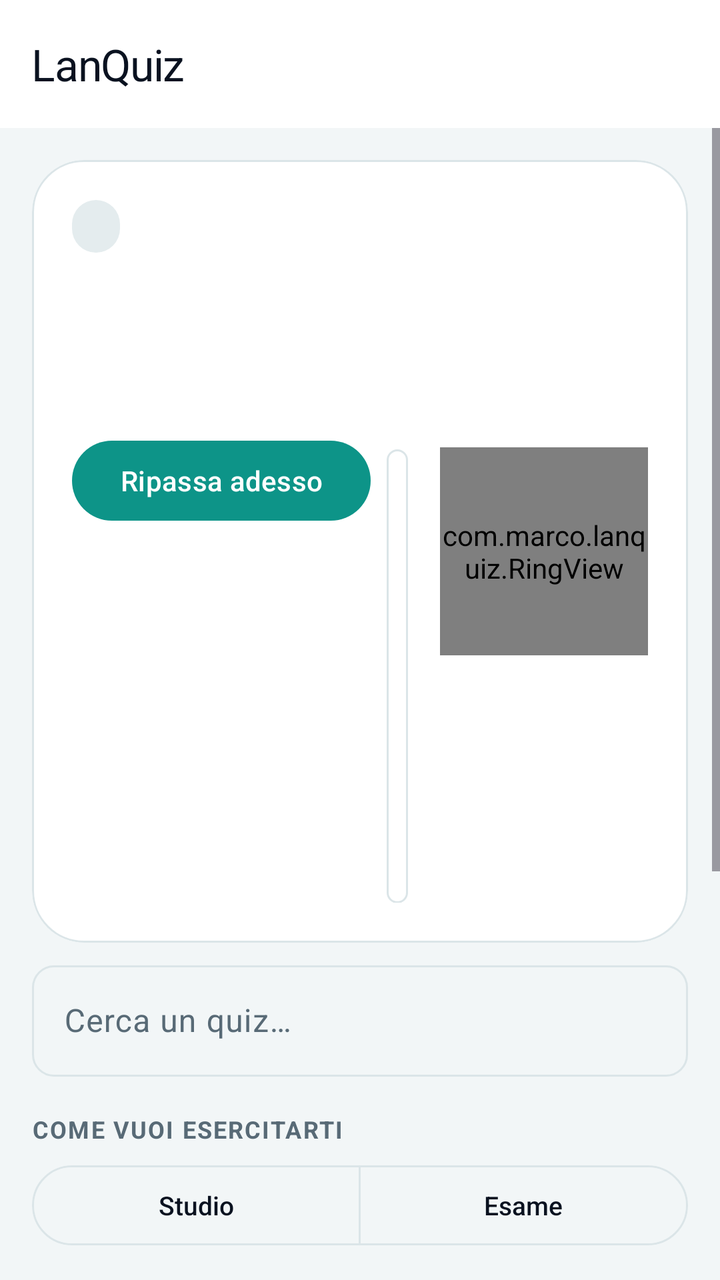
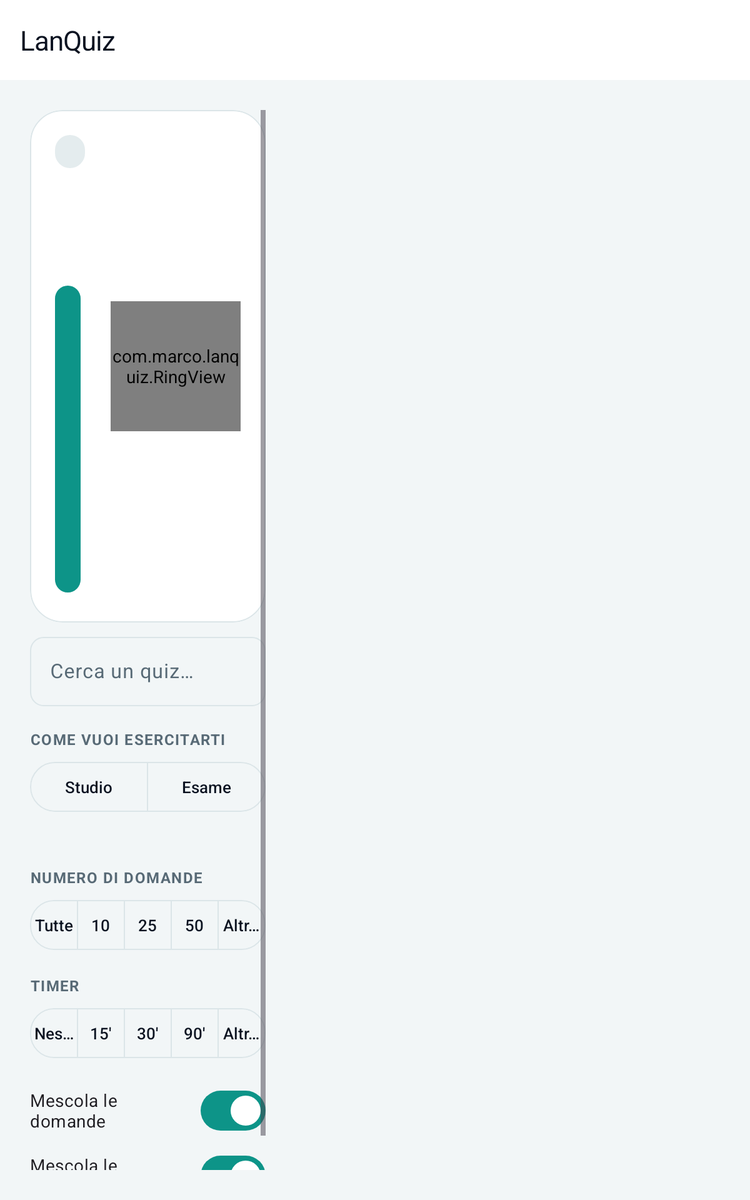

Compare how this app lays out the same screen by default and in its alternative resource folder. The renders come first, then the two layout files and the values they reference.
<!-- AndroidManifest.xml: application theme Theme.LanQuiz -->
<!-- res/layout/activity_main.xml -->
<?xml version="1.0" encoding="utf-8"?>
<LinearLayout xmlns:android="http://schemas.android.com/apk/res/android"
    xmlns:app="http://schemas.android.com/apk/res-auto"
    android:layout_width="match_parent"
    android:layout_height="match_parent"
    android:orientation="vertical">

    <com.google.android.material.appbar.MaterialToolbar
        android:id="@+id/toolbar"
        android:layout_width="match_parent"
        android:layout_height="wrap_content"
        android:background="?attr/colorSurface"
        app:title="@string/app_name"
        app:titleTextAppearance="@style/Text.Wordmark"
        app:titleTextColor="@color/on_surface" />

    <ScrollView
        android:layout_width="match_parent"
        android:layout_height="match_parent"
        android:fillViewport="true">

        <LinearLayout
            android:id="@+id/content_root"
            android:layout_width="match_parent"
            android:layout_height="wrap_content"
            android:layout_gravity="center_horizontal"
            android:orientation="vertical"
            android:padding="@dimen/page_padding">

            <include layout="@layout/part_oggi" />

            <include layout="@layout/part_search" />

            <include layout="@layout/part_session_settings" />

            <LinearLayout
                android:id="@+id/banks"
                android:layout_width="match_parent"
                android:layout_height="wrap_content"
                android:layout_marginTop="4dp"
                android:orientation="vertical" />
        </LinearLayout>
    </ScrollView>
</LinearLayout>
<!-- res/layout/part_oggi.xml (included above) -->
<?xml version="1.0" encoding="utf-8"?>
<com.google.android.material.card.MaterialCardView
    xmlns:android="http://schemas.android.com/apk/res/android"
    xmlns:app="http://schemas.android.com/apk/res-auto"
    android:id="@+id/oggi_card"
    android:layout_width="match_parent"
    android:layout_height="wrap_content"
    android:layout_marginBottom="6dp"
    app:cardCornerRadius="26dp"
    app:cardElevation="0dp"
    app:contentPadding="20dp"
    app:strokeColor="@color/line"
    app:strokeWidth="1dp">

    <LinearLayout
        android:layout_width="match_parent"
        android:layout_height="wrap_content"
        android:baselineAligned="false"
        android:gravity="center_vertical"
        android:orientation="horizontal">

        <LinearLayout
            android:layout_width="0dp"
            android:layout_height="wrap_content"
            android:layout_weight="1"
            android:orientation="vertical">

            <TextView
                android:id="@+id/oggi_tag"
                android:layout_width="wrap_content"
                android:layout_height="wrap_content"
                android:background="@drawable/bg_pill"
                android:letterSpacing="0.05"
                android:paddingStart="12dp"
                android:paddingTop="5dp"
                android:paddingEnd="12dp"
                android:paddingBottom="5dp"
                android:textSize="12sp"
                android:textStyle="bold" />

            <TextView
                android:id="@+id/oggi_titolo"
                style="@style/Text.Display"
                android:layout_width="match_parent"
                android:layout_height="wrap_content"
                android:layout_marginTop="10dp"
                android:lineSpacingMultiplier="1.02"
                android:textSize="32sp" />

            <TextView
                android:id="@+id/oggi_sotto"
                android:layout_width="match_parent"
                android:layout_height="wrap_content"
                android:layout_marginTop="4dp"
                android:textColor="@color/muted"
                android:textSize="14sp" />

            <LinearLayout
                android:layout_width="match_parent"
                android:layout_height="wrap_content"
                android:layout_marginTop="14dp"
                android:orientation="horizontal">

                <com.google.android.material.button.MaterialButton
                    android:id="@+id/oggi_vai"
                    android:layout_width="wrap_content"
                    android:layout_height="wrap_content"
                    android:layout_marginEnd="8dp"
                    android:text="@string/ripassa_adesso" />

                <com.google.android.material.button.MaterialButton
                    android:id="@+id/oggi_esame"
                    style="@style/Widget.Material3.Button.OutlinedButton"
                    android:layout_width="wrap_content"
                    android:layout_height="wrap_content"
                    android:text="@string/prova_esame" />
            </LinearLayout>
        </LinearLayout>

        <com.marco.lanquiz.RingView
            android:id="@+id/oggi_ring"
            android:layout_width="104dp"
            android:layout_height="104dp"
            android:layout_marginStart="16dp" />
    </LinearLayout>
</com.google.android.material.card.MaterialCardView>
<!-- res/layout/part_search.xml (included above) -->
<?xml version="1.0" encoding="utf-8"?>
<LinearLayout xmlns:android="http://schemas.android.com/apk/res/android"
    xmlns:app="http://schemas.android.com/apk/res-auto"
    android:layout_width="match_parent"
    android:layout_height="wrap_content"
    android:orientation="vertical">

    <com.google.android.material.card.MaterialCardView
        android:id="@+id/resume_card"
        android:layout_width="match_parent"
        android:layout_height="wrap_content"
        android:layout_marginBottom="12dp"
        android:visibility="gone"
        app:cardBackgroundColor="@color/accent_soft"
        app:cardCornerRadius="16dp"
        app:contentPadding="16dp">

        <LinearLayout
            android:layout_width="match_parent"
            android:layout_height="wrap_content"
            android:orientation="vertical">

            <TextView
                android:layout_width="wrap_content"
                android:layout_height="wrap_content"
                android:text="@string/riprendi_titolo"
                android:textColor="@color/accent"
                android:textSize="16sp"
                android:textStyle="bold" />

            <TextView
                android:id="@+id/resume_text"
                android:layout_width="match_parent"
                android:layout_height="wrap_content"
                android:layout_marginTop="2dp"
                android:textSize="14sp" />

            <LinearLayout
                android:layout_width="match_parent"
                android:layout_height="wrap_content"
                android:layout_marginTop="8dp"
                android:orientation="horizontal">

                <com.google.android.material.button.MaterialButton
                    android:id="@+id/btn_resume"
                    android:layout_width="0dp"
                    android:layout_height="wrap_content"
                    android:layout_weight="1"
                    android:text="@string/riprendi" />

                <com.google.android.material.button.MaterialButton
                    android:id="@+id/btn_discard"
                    style="@style/Widget.Material3.Button.TextButton"
                    android:layout_width="wrap_content"
                    android:layout_height="wrap_content"
                    android:layout_marginStart="8dp"
                    android:text="@string/scarta" />
            </LinearLayout>
        </LinearLayout>
    </com.google.android.material.card.MaterialCardView>

    <com.google.android.material.textfield.TextInputLayout
        style="@style/Widget.Material3.TextInputLayout.OutlinedBox"
        android:layout_width="match_parent"
        android:layout_height="wrap_content"
        android:hint="@string/cerca_quiz"
        app:endIconMode="clear_text">

        <com.google.android.material.textfield.TextInputEditText
            android:id="@+id/input_search"
            android:layout_width="match_parent"
            android:layout_height="wrap_content"
            android:imeOptions="actionSearch"
            android:inputType="text"
            android:maxLines="1" />
    </com.google.android.material.textfield.TextInputLayout>
</LinearLayout>
<!-- res/layout/part_session_settings.xml (included above) -->
<?xml version="1.0" encoding="utf-8"?>
<LinearLayout xmlns:android="http://schemas.android.com/apk/res/android"
    xmlns:app="http://schemas.android.com/apk/res-auto"
    android:layout_width="match_parent"
    android:layout_height="wrap_content"
    android:orientation="vertical">

    <TextView
        style="@style/Etichetta.Sezione"
        android:layout_width="wrap_content"
        android:layout_height="wrap_content"
        android:layout_marginTop="18dp"
        android:text="@string/come_esercitarsi" />

    <com.google.android.material.button.MaterialButtonToggleGroup
        android:id="@+id/group_mode"
        android:layout_width="match_parent"
        android:layout_height="wrap_content"
        app:selectionRequired="true"
        app:singleSelection="true">

        <com.google.android.material.button.MaterialButton
            android:id="@+id/chip_studio"
            style="@style/Segmento"
            android:text="@string/modalita_studio" />

        <com.google.android.material.button.MaterialButton
            android:id="@+id/chip_esame"
            style="@style/Segmento"
            android:text="@string/modalita_esame" />
    </com.google.android.material.button.MaterialButtonToggleGroup>

    <TextView
        android:id="@+id/mode_hint"
        android:layout_width="match_parent"
        android:layout_height="wrap_content"
        android:layout_marginTop="6dp"
        android:textColor="@color/muted"
        android:textSize="13sp" />

    <TextView
        style="@style/Etichetta.Sezione"
        android:layout_width="wrap_content"
        android:layout_height="wrap_content"
        android:layout_marginTop="16dp"
        android:text="@string/numero_domande" />

    <com.google.android.material.button.MaterialButtonToggleGroup
        android:id="@+id/group_count"
        android:layout_width="match_parent"
        android:layout_height="wrap_content"
        app:selectionRequired="true"
        app:singleSelection="true">

        <com.google.android.material.button.MaterialButton
            android:id="@+id/chip_all"
            style="@style/Segmento"
            android:text="@string/tutte" />

        <com.google.android.material.button.MaterialButton
            android:id="@+id/chip_10"
            style="@style/Segmento"
            android:text="@string/dieci" />

        <com.google.android.material.button.MaterialButton
            android:id="@+id/chip_25"
            style="@style/Segmento"
            android:text="@string/venticinque" />

        <com.google.android.material.button.MaterialButton
            android:id="@+id/chip_50"
            style="@style/Segmento"
            android:text="@string/cinquanta" />

        <com.google.android.material.button.MaterialButton
            android:id="@+id/chip_count_custom"
            style="@style/Segmento"
            android:text="@string/personalizza" />
    </com.google.android.material.button.MaterialButtonToggleGroup>

    <TextView
        style="@style/Etichetta.Sezione"
        android:layout_width="wrap_content"
        android:layout_height="wrap_content"
        android:layout_marginTop="16dp"
        android:text="@string/timer_label" />

    <com.google.android.material.button.MaterialButtonToggleGroup
        android:id="@+id/group_timer"
        android:layout_width="match_parent"
        android:layout_height="wrap_content"
        app:selectionRequired="true"
        app:singleSelection="true">

        <com.google.android.material.button.MaterialButton
            android:id="@+id/chip_t0"
            style="@style/Segmento"
            android:text="@string/senza_timer" />

        <com.google.android.material.button.MaterialButton
            android:id="@+id/chip_t15"
            style="@style/Segmento"
            android:text="@string/quindici_min" />

        <com.google.android.material.button.MaterialButton
            android:id="@+id/chip_t30"
            style="@style/Segmento"
            android:text="@string/trenta_min" />

        <com.google.android.material.button.MaterialButton
            android:id="@+id/chip_t90"
            style="@style/Segmento"
            android:text="@string/novanta_min" />

        <com.google.android.material.button.MaterialButton
            android:id="@+id/chip_timer_custom"
            style="@style/Segmento"
            android:text="@string/personalizza" />
    </com.google.android.material.button.MaterialButtonToggleGroup>

    <com.google.android.material.materialswitch.MaterialSwitch
        android:id="@+id/switch_shuffle_q"
        android:layout_width="match_parent"
        android:layout_height="wrap_content"
        android:layout_marginTop="14dp"
        android:checked="true"
        android:text="@string/mescola_domande" />

    <com.google.android.material.materialswitch.MaterialSwitch
        android:id="@+id/switch_shuffle_a"
        android:layout_width="match_parent"
        android:layout_height="wrap_content"
        android:layout_marginTop="4dp"
        android:checked="true"
        android:text="@string/mescola_risposte" />
</LinearLayout>
<!-- resources referenced by this layout -->
<resources>
  <color name="accent">#0D9488</color>
  <color name="accent_soft">#D5F4EF</color>
  <color name="line">#DBE5E8</color>
  <color name="muted">#586A76</color>
  <color name="on_surface">#0A1220</color>
  <dimen name="page_padding">16dp</dimen>
  <!-- drawable bg_pill (drawable) -->
  <?xml version="1.0" encoding="utf-8"?>
  <shape xmlns:android="http://schemas.android.com/apk/res/android"
      android:shape="rectangle">
      <corners android:radius="999dp" />
      <solid android:color="@color/surface2" />
  </shape>
  <string name="app_name">LanQuiz</string>
  <string name="cerca_quiz">Cerca un quiz…</string>
  <string name="cinquanta">50</string>
  <string name="come_esercitarsi">Come vuoi esercitarti</string>
  <string name="dieci">10</string>
  <string name="mescola_domande">Mescola le domande</string>
  <string name="mescola_risposte">Mescola le risposte</string>
  <string name="modalita_esame">Esame</string>
  <string name="modalita_studio">Studio</string>
  <string name="novanta_min">90′</string>
  <string name="numero_domande">Numero di domande</string>
  <string name="personalizza">Altro…</string>
  <string name="prova_esame">Prova d\'esame</string>
  <string name="quindici_min">15′</string>
  <string name="ripassa_adesso">Ripassa adesso</string>
  <string name="riprendi">Riprendi</string>
  <string name="riprendi_titolo">Quiz interrotto</string>
  <string name="scarta">Scarta</string>
  <string name="senza_timer">Nessuno</string>
  <string name="timer_label">Timer</string>
  <string name="trenta_min">30′</string>
  <string name="tutte">Tutte</string>
  <string name="venticinque">25</string>
  <style name="Etichetta.Sezione" parent="">
          <item name="android:layout_marginBottom">6dp</item>
          <item name="android:letterSpacing">0.06</item>
          <item name="android:textAllCaps">true</item>
          <item name="android:textColor">@color/muted</item>
          <item name="android:textSize">12sp</item>
          <item name="android:textStyle">bold</item>
      </style>
  <style name="Text.Display" parent="TextAppearance.Material3.HeadlineSmall">
          <item name="android:fontFamily">@font/bricolage_extrabold</item>
          <item name="android:letterSpacing">-0.03</item>
          <item name="android:textColor">@color/on_surface</item>
      </style>
  <style name="Text.Wordmark" parent="TextAppearance.Material3.TitleLarge">
          <item name="android:fontFamily">@font/bricolage_extrabold</item>
          <item name="android:letterSpacing">-0.02</item>
      </style>
  <color name="surface2">#E4ECEE</color>
  <color name="on_accent">#FFFFFF</color>
  <color name="bg">#F2F6F7</color>
  <color name="surface">#FFFFFF</color>
  <color name="ko">#BE123C</color>
  <style name="Shape.LanQuiz.XS" parent="ShapeAppearance.Material3.Corner.ExtraSmall">
          <item name="cornerSize">11dp</item>
      </style>
  <style name="Shape.LanQuiz.S" parent="ShapeAppearance.Material3.Corner.Small">
          <item name="cornerSize">14dp</item>
      </style>
  <style name="Shape.LanQuiz.M" parent="ShapeAppearance.Material3.Corner.Medium">
          <item name="cornerSize">18dp</item>
      </style>
  <style name="Shape.LanQuiz.L" parent="ShapeAppearance.Material3.Corner.Large">
          <item name="cornerSize">22dp</item>
      </style>
  <style name="Shape.LanQuiz.XL" parent="ShapeAppearance.Material3.Corner.ExtraLarge">
          <item name="cornerSize">26dp</item>
      </style>
  <!-- some entries are left out for length -->
</resources>
<!-- res/layout-sw600dp/activity_main.xml (the repository's variant of the layout above) -->
<!-- drawn on a 7-inch tablet held upright -->
<?xml version="1.0" encoding="utf-8"?>
<LinearLayout xmlns:android="http://schemas.android.com/apk/res/android"
    xmlns:app="http://schemas.android.com/apk/res-auto"
    android:layout_width="match_parent"
    android:layout_height="match_parent"
    android:orientation="vertical">

    <com.google.android.material.appbar.MaterialToolbar
        android:id="@+id/toolbar"
        android:layout_width="match_parent"
        android:layout_height="wrap_content"
        android:background="?attr/colorSurface"
        app:title="@string/app_name"
        app:titleTextAppearance="@style/Text.Wordmark"
        app:titleTextColor="@color/on_surface" />

    <LinearLayout
        android:id="@+id/content_root"
        android:layout_width="match_parent"
        android:layout_height="match_parent"
        android:baselineAligned="false"
        android:orientation="horizontal"
        android:padding="@dimen/page_padding">

        <ScrollView
            android:layout_width="0dp"
            android:layout_height="match_parent"
            android:layout_weight="4"
            android:clipToPadding="false"
            android:paddingStart="0dp"
            android:paddingEnd="12dp">

            <LinearLayout
                android:layout_width="match_parent"
                android:layout_height="wrap_content"
                android:orientation="vertical">

                <include layout="@layout/part_oggi" />

                <include layout="@layout/part_search" />

                <include layout="@layout/part_session_settings" />
            </LinearLayout>
        </ScrollView>

        <ScrollView
            android:layout_width="0dp"
            android:layout_height="match_parent"
            android:layout_weight="7"
            android:clipToPadding="false"
            android:fillViewport="true">

            <LinearLayout
                android:id="@+id/banks"
                android:layout_width="match_parent"
                android:layout_height="wrap_content"
                android:orientation="vertical" />
        </ScrollView>
    </LinearLayout>
</LinearLayout>
<!-- resources referenced by the variant -->
<!-- as a 7-inch tablet held upright resolves them -->
<resources>
  <color name="accent">#0D9488</color>
  <color name="accent_soft">#D5F4EF</color>
  <color name="line">#DBE5E8</color>
  <color name="muted">#586A76</color>
  <color name="on_surface">#0A1220</color>
  <!-- from res/values-sw600dp/ -->
  <dimen name="page_padding">24dp</dimen>
  <!-- drawable bg_pill (drawable) -->
  <?xml version="1.0" encoding="utf-8"?>
  <shape xmlns:android="http://schemas.android.com/apk/res/android"
      android:shape="rectangle">
      <corners android:radius="999dp" />
      <solid android:color="@color/surface2" />
  </shape>
  <string name="app_name">LanQuiz</string>
  <string name="cerca_quiz">Cerca un quiz…</string>
  <string name="cinquanta">50</string>
  <string name="come_esercitarsi">Come vuoi esercitarti</string>
  <string name="dieci">10</string>
  <string name="mescola_domande">Mescola le domande</string>
  <string name="mescola_risposte">Mescola le risposte</string>
  <string name="modalita_esame">Esame</string>
  <string name="modalita_studio">Studio</string>
  <string name="novanta_min">90′</string>
  <string name="numero_domande">Numero di domande</string>
  <string name="personalizza">Altro…</string>
  <string name="prova_esame">Prova d\'esame</string>
  <string name="quindici_min">15′</string>
  <string name="ripassa_adesso">Ripassa adesso</string>
  <string name="riprendi">Riprendi</string>
  <string name="riprendi_titolo">Quiz interrotto</string>
  <string name="scarta">Scarta</string>
  <string name="senza_timer">Nessuno</string>
  <string name="timer_label">Timer</string>
  <string name="trenta_min">30′</string>
  <string name="tutte">Tutte</string>
  <string name="venticinque">25</string>
  <style name="Etichetta.Sezione" parent="">
          <item name="android:layout_marginBottom">6dp</item>
          <item name="android:letterSpacing">0.06</item>
          <item name="android:textAllCaps">true</item>
          <item name="android:textColor">@color/muted</item>
          <item name="android:textSize">12sp</item>
          <item name="android:textStyle">bold</item>
      </style>
  <style name="Text.Display" parent="TextAppearance.Material3.HeadlineSmall">
          <item name="android:fontFamily">@font/bricolage_extrabold</item>
          <item name="android:letterSpacing">-0.03</item>
          <item name="android:textColor">@color/on_surface</item>
      </style>
  <style name="Text.Wordmark" parent="TextAppearance.Material3.TitleLarge">
          <item name="android:fontFamily">@font/bricolage_extrabold</item>
          <item name="android:letterSpacing">-0.02</item>
      </style>
  <color name="surface2">#E4ECEE</color>
  <color name="on_accent">#FFFFFF</color>
  <color name="bg">#F2F6F7</color>
  <color name="surface">#FFFFFF</color>
  <color name="ko">#BE123C</color>
  <style name="Shape.LanQuiz.XS" parent="ShapeAppearance.Material3.Corner.ExtraSmall">
          <item name="cornerSize">11dp</item>
      </style>
  <style name="Shape.LanQuiz.S" parent="ShapeAppearance.Material3.Corner.Small">
          <item name="cornerSize">14dp</item>
      </style>
  <style name="Shape.LanQuiz.M" parent="ShapeAppearance.Material3.Corner.Medium">
          <item name="cornerSize">18dp</item>
      </style>
  <style name="Shape.LanQuiz.L" parent="ShapeAppearance.Material3.Corner.Large">
          <item name="cornerSize">22dp</item>
      </style>
  <style name="Shape.LanQuiz.XL" parent="ShapeAppearance.Material3.Corner.ExtraLarge">
          <item name="cornerSize">26dp</item>
      </style>
  <!-- some entries are left out for length -->
</resources>
